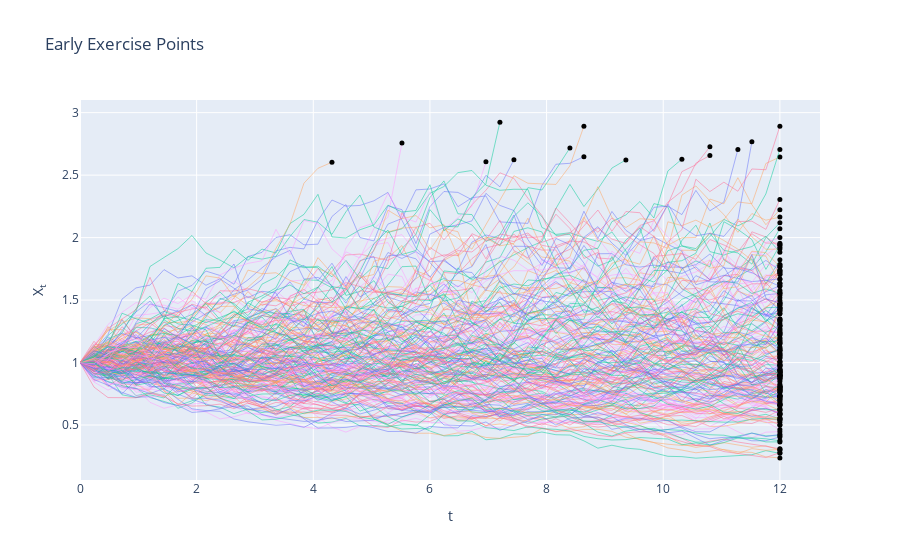

Here is the notebook cell this chart was saved with:
### Code cell
def continuation_value(x):
    return a + b * x

n_times = len(df)
n_paths = df.shape[1]

exercise_times = np.full(n_paths, n_times-1)  # par défaut exercice à maturité
exercise_values = np.zeros(n_paths)

# Pour chaque path, cherche le premier temps d'exercice anticipé
for j in range(n_paths):
    for i in range(n_times-1):  # on ne regarde pas le dernier point (maturité)
        x_t = df.iloc[i, j]
        payoff_immed = max(x_t - K, 0)
        val_cont = continuation_value(x_t)
        if payoff_immed > 0 and payoff_immed > val_cont:
            exercise_times[j] = i
            exercise_values[j] = payoff_immed
            break
    else:
        # Si jamais pas d'exercice anticipé, payoff à maturité
        exercise_values[j] = max(df.iloc[-1, j] - K, 0)

# Maintenant on trace les trajectoires tronquées
fig = go.Figure()

times = df.index.values

for j in range(n_paths):
    t_stop = exercise_times[j]
    fig.add_trace(go.Scatter(
        x=times[:t_stop+1],
        y=df.iloc[:t_stop+1, j],
        mode='lines',
        line=dict(width=1),
        opacity=0.5,
        showlegend=False
    ))
    # Marqueur à l'exercice
    fig.add_trace(go.Scatter(
        x=[times[t_stop]],
        y=[df.iloc[t_stop, j]],
        mode='markers',
        marker=dict(color='black', size=5),
        showlegend=False
    ))

fig.update_layout(
    title="Early Exercise Points",
    xaxis_title="t",
    yaxis_title="X<sub>t"
)

fig.show()

payoffs_discounted = np.array([
    exercise_values[j] * np.exp(-r * dt * exercise_times[j])
    for j in range(n_paths)
])
call_american_price = np.mean(payoffs_discounted)
print(f"Estimated American Call Price: {call_american_price:.4f}")
